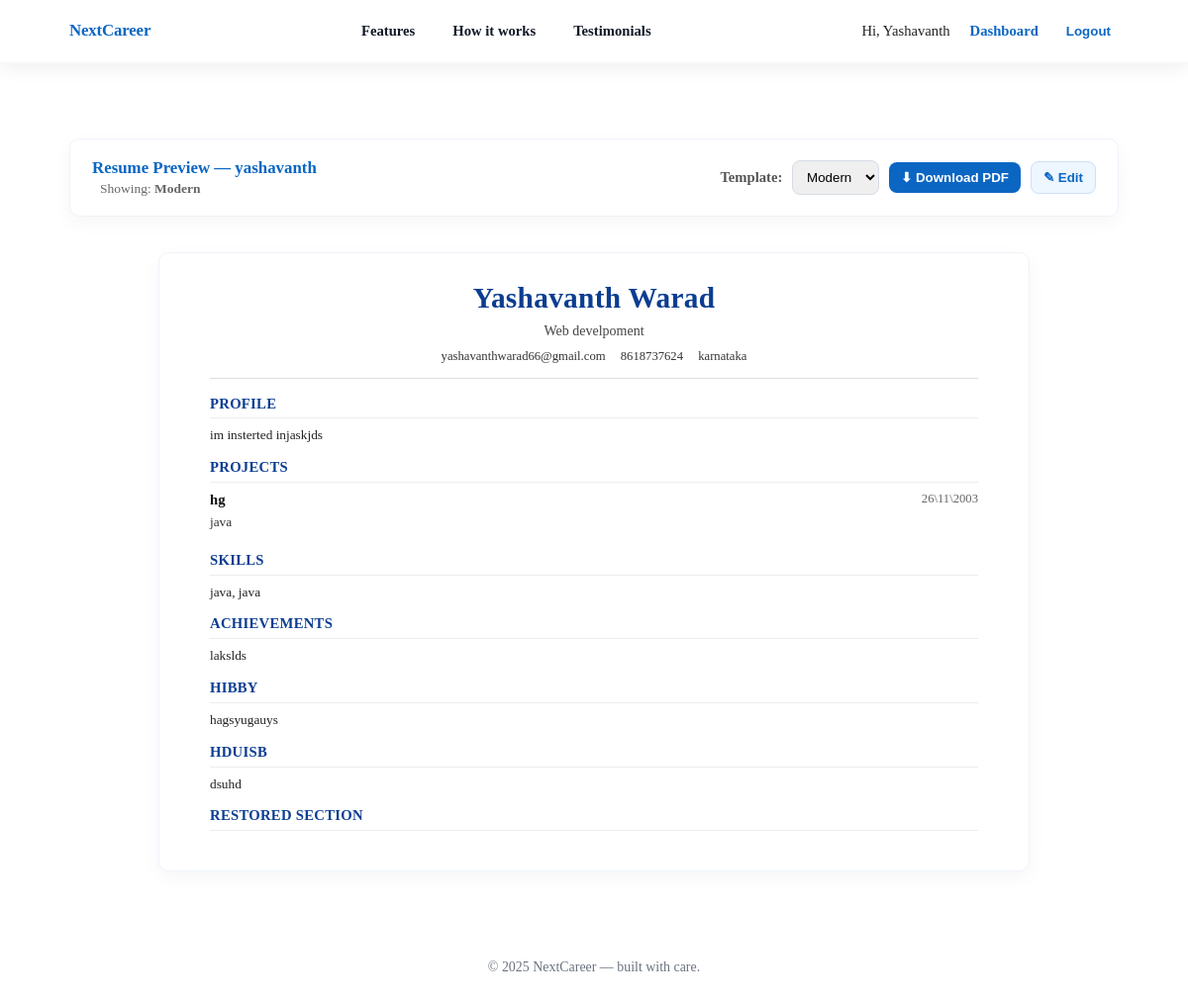
The app's page /jobs/resume/14/preview/ (signed in) with its own data.
### accounts/models.py (models this page shows, shortened)
class User(AbstractUser):
    ROLE_STUDENT = 'student'
    ROLE_HR = 'hr'
    ROLE_CHOICES = [
        (ROLE_STUDENT, 'Student'),
        (ROLE_HR, 'HR'),
    ]
    role = models.CharField(max_length=20, choices=ROLE_CHOICES, default=ROLE_STUDENT)

### jobs/models.py (models this page shows, shortened)
class Resume(models.Model):
    owner = models.ForeignKey(settings.AUTH_USER_MODEL, on_delete=models.CASCADE, related_name='resumes')
    title = models.CharField(max_length=255, default='My Resume')
    data = models.JSONField(default=dict, blank=True)
    created_at = models.DateTimeField(auto_now_add=True)
    updated_at = models.DateTimeField(auto_now=True)
    pdf_file = models.FileField(upload_to=resume_pdf_upload_path, null=True, blank=True)

### jobs/views.py (the view)
# urls.py: path('jobs/resume/<int:resume_id>/preview/', jobs_views.resume_preview, name='resume_preview'),
@login_required
def resume_preview(request, resume_id, template_key='modern'):
    resume = get_object_or_404(Resume, id=resume_id)
    if resume.owner != request.user and not (getattr(request.user, 'role', None) == 'hr' or getattr(request.user, 'is_staff', False)):
        return HttpResponseForbidden("Not allowed")
    template_file = TEMPLATE_MAP.get(template_key, TEMPLATE_MAP['modern'])
    context = {'resume': resume, 'template_key': template_key, 'template': template_file}
    return render(request, 'jobs/resume_template_preview.html', context)

### templates/jobs/resume_template_preview.html (shortened to what this page needs)
{% extends 'base.html' %}
{% load static %}
{% block content %}
<div class="preview-header" role="region" aria-label="Resume preview header">
  <div>
    <h2>Resume Preview — {{ resume.title }}</h2>
    <div class="template-indicator">Showing: <strong>{{ template_key|default:"modern"|capfirst }}</strong></div>
  </div>
  <div class="preview-actions" role="toolbar">
    <form id="preview-switch" method="get" action="{% url 'resume_preview' resume.id %}" style="display:inline;">
      <label for="template-select" style="margin-right:6px;font-weight:600;color:#555;">Template:</label>
      <select id="template-select" name="template" class="select-template" aria-label="Choose template">
        <option value="modern" {% if template_key == 'modern' %}selected{% endif %}>Modern</option>
      </select>
    </form>
    <button id="download-btn" class="button button-primary" title="Download PDF">⬇ Download PDF</button>
    <a href="{% url 'edit_resume' resume.id %}">
      <button type="button" class="button button-ghost">✎ Edit</button>
    </a>
  </div>
</div>
<div class="preview-container">
  <div class="resume-wrap" id="resume-wrap" role="main" aria-label="Resume preview content">
    {% include template %}
  </div>
</div>
{% endblock %}

### templates/base.html (shortened to what this page needs)
{% load static %}
<!doctype html>
<html lang="en">
<head>
</head>
<body>
  {% if request.resolver_match and request.resolver_match.url_name != 'login' and request.resolver_match.url_name != 'signup' %}
    <header>
      <nav class="site-nav" role="navigation" aria-label="Main">
        <div class="nav-inner">
          <a class="brand" href="{% url 'home' %}">NextCareer</a>
          <ul class="nav-links" id="desktop-links" role="menubar">
            <li role="none"><a role="menuitem" href="{% url 'home' %}#features">Features</a></li>
            <li role="none"><a role="menuitem" href="{% url 'home' %}#how-it-works">How it works</a></li>
            <li role="none"><a role="menuitem" href="{% url 'home' %}#testimonials">Testimonials</a></li>
          </ul>
          <div class="nav-actions" id="nav-actions">
            {% if user.is_authenticated %}
              <span class="nav-welcome">Hi, {{ user.first_name|default:user.username }}</span>
              <a class="nav-btn nav-link" href="{% url 'dashboard-redirect' %}">Dashboard</a>
              <form method="post" action="{% url 'logout' %}" class="logout-form" style="display:inline;">
                <button type="submit" class="logout-button" style="background:none;border:0;color:var(--primary);font-weight:700;cursor:pointer">Logout</button>
              </form>
            {% else %}
              <a class="nav-link" href="{% url 'login' %}">Login</a>
              <a class="nav-cta" href="{% url 'signup' %}">Signup</a>
            {% endif %}
          </div>
        </div>
      </nav>
    </header>
  {% else %}
    <header class="auth-header" role="banner">
      <a class="auth-brand" href="{% url 'home' %}">NextCareer</a>
    </header>
  {% endif %}
  <main id="main">
    {% block content %}{% endblock %}
  </main>
  <footer class="site-footer" role="contentinfo">
    <div class="footer-inner">
      &copy; {% now "Y" %} NextCareer — built with care.
    </div>
  </footer>
</body>
</html>

### templates/jobs/includes/resume_modern_inner.html (shortened to what this page needs)
{% load static %}
<!doctype html>
<html>
<head>
</head>
<body>
{% with rd=data|default:resume.data %}
  <div class="page">
    <header class="header">
      {% if rd.personal and rd.personal.full_name %}
        <div class="name">{{ rd.personal.full_name }}</div>
      {% else %}
        <div class="name">{{ resume.owner.get_full_name|default:resume.owner.username }}</div>
      {% endif %}
      {% if rd.personal and rd.personal.headline %}
        <div class="headline">{{ rd.personal.headline }}</div>
      {% endif %}
      <div class="contact">
        {% if rd.personal and rd.personal.email %}<span>{{ rd.personal.email }}</span>{% endif %}
        {% if rd.personal and rd.personal.phone %}<span>{{ rd.personal.phone }}</span>{% endif %}
        {% if rd.personal and rd.personal.location %}<span>{{ rd.personal.location }}</span>{% endif %}
      </div>
    </header>
    <hr class="rule">
    {% if rd.summary %}
      <section class="section">
        <div class="section-title">Profile</div>
        <div class="para">{{ rd.summary|linebreaksbr }}</div>
      </section>
    {% endif %}
    {% if rd.projects and rd.projects|length > 0 %}
      <section class="section">
        <div class="section-title">Projects</div>
        {% for p in rd.projects %}
          <div class="row item">
            <div class="main">
              {% if p.title %}<div class="title">{{ p.title }}</div>{% endif %}
              {% if p.tech %}<div class="sub">{{ p.tech }}</div>{% endif %}
            </div>
            <div class="datecol">{% if p.duration %}{{ p.duration }}{% endif %}</div>
          </div>
        {% endfor %}
      </section>
    {% endif %}
    {% if rd.skills and rd.skills|length > 0 %}
      <section class="section">
        <div class="section-title">Skills</div>
        <div class="para skills">{{ rd.skills|join:", " }}</div>
      </section>
    {% endif %}
    {% if rd.achievements %}
      <section class="section">
        <div class="section-title">Achievements</div>
        <div class="para">{{ rd.achievements|linebreaksbr }}</div>
      </section>
    {% endif %}
    {% if rd.custom_sections and rd.custom_sections|length > 0 %}
      {% for c in rd.custom_sections %}
        {% if c.title or c.content %}
          <section class="section">
            <div class="section-title">{{ c.title }}</div>
            <div class="para">{{ c.content|linebreaksbr }}</div>
          </section>
        {% endif %}
      {% endfor %}
    {% endif %}
  </div>
{% endwith %}
</body>
</html>

### templates/base.html (style rules this page uses)
:root { --primary: #0b66c3; --primary-600: #0954a8; --bg: #f9fafb; --surface: #ffffff; --white: #fff; --muted: #6b7280; --text: #0f1724; --radius: 10px; --gap: 14px; --shadow-1: 0 6px 18px rgba(2,6,23,0.06); --shadow-2: 0 12px 30px rgba(2,6,23,0.08); --focus-ring: 3px solid rgba(11,102,195,0.12); --max-width: 1100px; --motion: 180ms; --easing: cubic-bezier(.2,.9,.3,1); --header-h: 64px; --header-h-mobile: 56px; }
* { box-sizing:border-box }
html,body { height:100%;margin:0;background:var(--bg);color:var(--text);font-family:Inter,system-ui,-apple-system,"Segoe UI",Roboto,"Helvetica Neue",Arial;-webkit-font-smoothing:antialiased }
a { color:inherit;text-decoration:none }
.site-nav { background:var(--surface); box-shadow:var(--shadow-1); position:fixed; top:0; left:0; right:0; width:100%; height: var(--header-h); z-index:9999; border-bottom:1px solid rgba(15,23,36,0.03); backdrop-filter: blur(4px) saturate(110%); }
.nav-inner { max-width:var(--max-width); margin:0 auto; height:100%; display:flex; align-items:center; justify-content:space-between; gap:var(--gap); padding:0 20px; border-radius:999px; }
.brand, .auth-brand { font-weight:800; color:var(--primary); text-decoration:none; display:inline-flex; align-items:center; line-height:1; height:100% }
.brand { font-size:1.15rem; letter-spacing:-0.01em }
.nav-links { display:flex; gap:14px; list-style:none; padding:0; margin:0; align-items:center; height:100%; }
.nav-links a { display:inline-flex; align-items:center; height:100%; color:#111827; padding:0 12px; border-radius:8px; font-weight:600; transition: background var(--motion) var(--easing), transform var(--motion) var(--easing), color var(--motion) var(--easing); }
.nav-actions { display:flex; align-items:center; gap:12px; height:100% }
.nav-link { color:var(--primary); font-weight:600; padding:0 8px; border-radius:8px; display:inline-flex; align-items:center; height:100% }
.logout-button { background:none;border:0;color:var(--primary);font-weight:700;cursor:pointer;padding:0 8px;border-radius:8px; height:38px; display:inline-flex; align-items:center }
main { max-width:var(--max-width); margin:28px auto; padding: calc(var(--header-h) + 20px) 20px 0; min-height:50vh; }
.site-footer { background:transparent; padding:30px 0; color:var(--muted); text-align:center; font-size:0.95rem; margin-top:40px }

### templates/jobs/resume_template_preview.html (style rules this page uses)
.preview-header { max-width:1100px; margin:28px auto 18px; padding:18px 22px; display:flex; justify-content:space-between; align-items:center; gap:12px; background:#fff; border:1px solid #eef3fb; border-radius:10px; box-shadow:0 6px 20px rgba(0,0,0,0.04); }
.preview-header h2 { margin:0; color:#0b66c3; font-weight:700; font-size:1.15rem; }
.preview-actions { display:flex; gap:10px; align-items:center; flex-wrap:wrap; }
.select-template { padding:8px 10px; border-radius:8px; border:1px solid #d6dbe5; }
.preview-container { display:flex; justify-content:center; padding:18px; }
.resume-wrap { width:880px; box-sizing:border-box; background:#fff; border:1px solid #eef3fb; border-radius:10px; padding:20px; box-shadow:0 6px 20px rgba(0,0,0,0.04); }
.button { padding:8px 12px; border-radius:8px; font-weight:600; cursor:pointer; border:0; }
.button-primary { background:#0b66c3; color:#fff; }
.button-ghost { background:#eef6ff; color:#0b66c3; border:1px solid #cfe0f8; }
.template-indicator { color:#666; font-size:0.92rem; margin-left:8px; }

### records on screen
User: first_name "Yashavanth", personal.email "yashavanthwarad66@gmail.com"
Resume: title "yashavanth"

### other values on screen
{{ template_key|default:"modern"|capfirst }} "Modern"
{{ rd.personal.full_name }} "Yashavanth Warad"
{{ rd.personal.headline }} "Web develpoment"
{{ rd.personal.phone }} "8618737624"
{{ rd.personal.location }} "karnataka"
{{ rd.summary|linebreaksbr }} "im insterted injaskjds"
{{ p.title }} "hg"
{{ p.tech }} "java"
{{ p.duration }} "26\\11\\2003"
{{ rd.skills|join:", " }} "java, java"
{{ rd.achievements|linebreaksbr }} "lakslds"
{{ c.title }} "HIBBY" "HDUISB" "RESTORED SECTION"
{{ c.content|linebreaksbr }} "hagsyugauys" "dsuhd"
